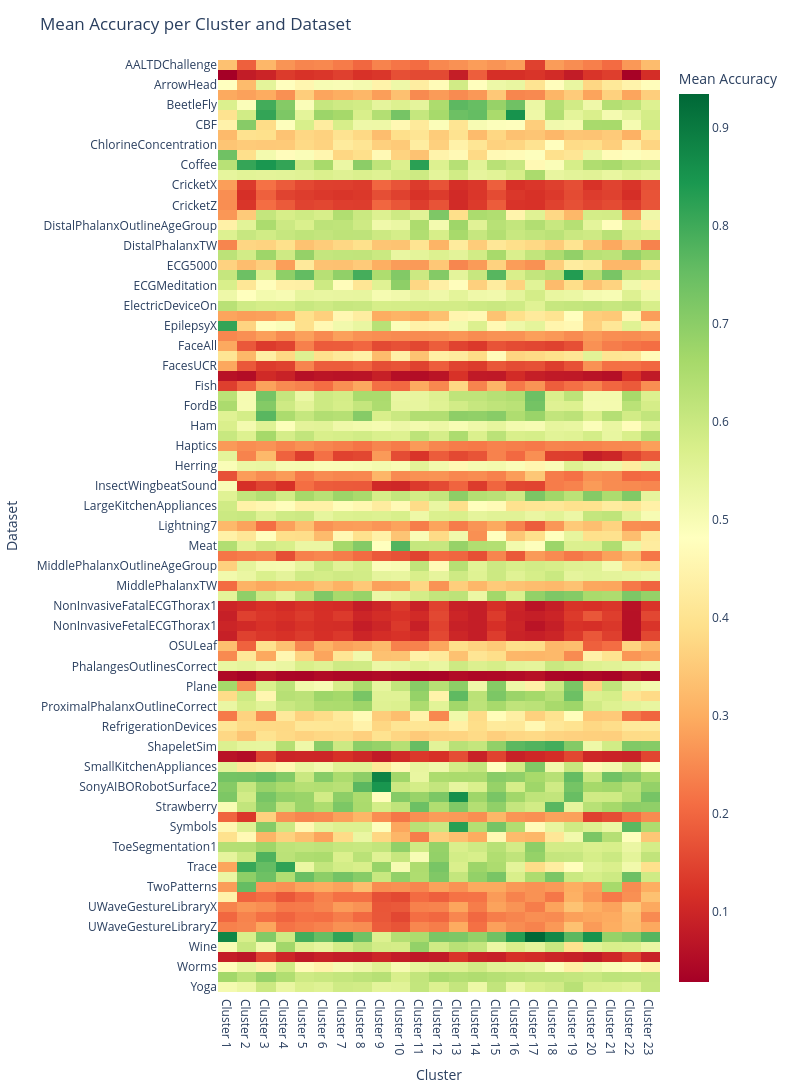

Source (notebook cell):
### Code cell
mean_accuracy = {}
for cluster, df in cluster_df.groupby("cluster"):
    # print(cluster,df["feature"])
    mean_accuracy[cluster] = new_perf_scores[df["feature"]].mean(axis=1)

import plotly.express as px

heatmap_df = pd.DataFrame(mean_accuracy)
heatmap_df.columns = [f"Cluster {c}" for c in heatmap_df.columns]
heatmap_df = heatmap_df.sort_index()

fig = px.imshow(
    heatmap_df,
    labels=dict(x="Cluster", y="Dataset", color="Mean Accuracy"),
    aspect="auto",
    color_continuous_scale="RdYlGn",
)
fig.update_layout(
    title="Mean Accuracy per Cluster and Dataset",
    height=max(400, len(heatmap_df) * 18),
    width=800,
)
fig.show()

### Figure 1 — Plotly figure (JSON) as saved in the notebook; plotly's stock layout.template omitted (floating-point values rounded to 4 significant figures; data arrays with more than 128 entries replaced by an {"elided": "..."} marker saying what was removed)
{"data": [{"coloraxis": "coloraxis", "hovertemplate": "Cluster: %{x}<br>Dataset: %{y}<br>Mean Accuracy: %{z}<extra></extra>", "name": "0", "type": "heatmap", "x": ["Cluster 1", "Cluster 2", "Cluster 3", "Cluster 4", "Cluster 5", "Cluster 6", "Cluster 7", "Cluster 8", "Cluster 9", "Cluster 10", "Cluster 11", "Cluster 12", "Cluster 13", "Cluster 14", "Cluster 15", "Cluster 16", "Cluster 17", "Cluster 18", "Cluster 19", "Cluster 20", "Cluster 21", "Cluster 22", "Cluster 23"], "xaxis": "x", "y": ["AALTDChallenge", "Adiac", "ArrowHead", "Beef", "BeetleFly", "BirdChicken", "CBF", "Car", "ChlorineConcentration", "CinCECGtorso", "Coffee", "Computers", "CricketX", "CricketY", "CricketZ", "DiatomSizeReduction", "DistalPhalanxOutlineAgeGroup", "DistalPhalanxOutlineCorrect", "DistalPhalanxTW", "ECG200", "ECG5000", "ECGFiveDays", "ECGMeditation", "Earthquakes", "ElectricDeviceOn", "ElectricDevices", "EpilepsyX", "EthanolLevel", "FaceAll", "FaceFour", "FacesUCR", "FiftyWords", "Fish", "FordA", "FordB", "GunPoint", "Ham", "HandOutlines", "Haptics", "HeartbeatBIDMC", "Herring", "InlineSkate", "InsectWingbeatSound", "ItalyPowerDemand", "LargeKitchenAppliances", "Lightning2", "Lightning7", "Mallat", "Meat", "MedicalImages", "MiddlePhalanxOutlineAgeGroup", "MiddlePhalanxOutlineCorrect", "MiddlePhalanxTW", "MoteStrain", "NonInvasiveFatalECGThorax1", "NonInvasiveFatalECGThorax2", "NonInvasiveFetalECGThorax1", "NonInvasiveFetalECGThorax2", "OSULeaf", "OliveOil", "PhalangesOutlinesCorrect", "Phoneme", "Plane", "ProximalPhalanxOutlineAgeGroup", "ProximalPhalanxOutlineCorrect", "ProximalPhalanxTW", "RefrigerationDevices", "ScreenType", "ShapeletSim", "ShapesAll", "SmallKitchenAppliances", "SonyAIBORobotSurface1", "SonyAIBORobotSurface2", "StarLightCurves", "Strawberry", "SwedishLeaf", "Symbols", "SyntheticControl", "ToeSegmentation1", "ToeSegmentation2", "Trace", "TwoLeadECG", "TwoPatterns", "UWaveGestureLibraryAll", "UWaveGestureLibraryX", "UWaveGestureLibraryY", "UWaveGestureLibraryZ", "Wafer", "Wine", "WordSynonyms", "Worms", "WormsTwoClass", "Yoga"], "yaxis": "y", "z": {"elided": "93x23 float values"}}], "layout": {"coloraxis": {"colorbar": {"title": {"text": "Mean Accuracy"}}, "colorscale": [[0, "rgb(165,0,38)"], [0.1, "rgb(215,48,39)"], [0.2, "rgb(244,109,67)"], [0.3, "rgb(253,174,97)"], [0.4, "rgb(254,224,139)"], [0.5, "rgb(255,255,191)"], [0.6, "rgb(217,239,139)"], [0.7, "rgb(166,217,106)"], [0.8, "rgb(102,189,99)"], [0.9, "rgb(26,152,80)"], [1, "rgb(0,104,55)"]]}, "height": 1674, "margin": {"t": 60}, "title": {"text": "Mean Accuracy per Cluster and Dataset"}, "width": 800, "xaxis": {"anchor": "y", "domain": [0, 1], "title": {"text": "Cluster"}}, "yaxis": {"anchor": "x", "autorange": "reversed", "domain": [0, 1], "title": {"text": "Dataset"}}}}
